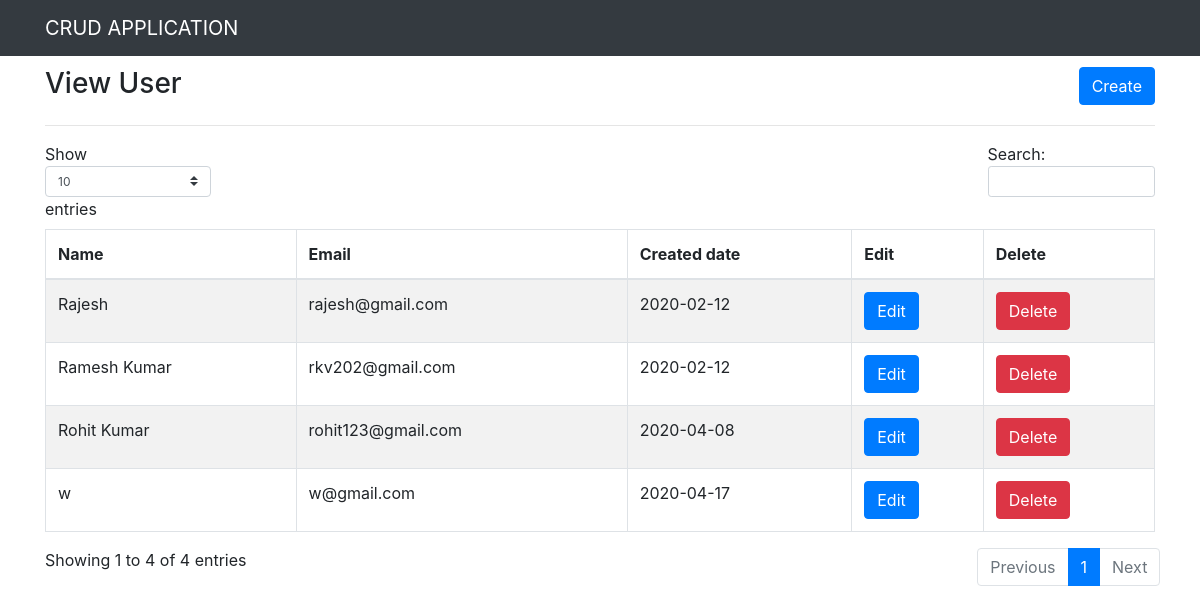
The app's page /index.php/user with its own data.
### tables this page shows
CREATE TABLE `users` (
  `id` int(11) NOT NULL,
  `name` varchar(255) DEFAULT NULL,
  `email` varchar(255) DEFAULT NULL,
  `created_at` date NOT NULL
);

### application/controllers/User.php (called while the page is built, shortened)
<?php
class User extends CI_controller{
	function index(){
		$this->load->model('User_model');
		$users = $this->User_model->all();
		$data = array();
		$data['users'] = $users;
		$this->load->view('list', $data);
	}
}
?>

### index.php (called while the page is built, shortened)
<?php
require_once BASEPATH.'core/CodeIgniter.php';

### application/models/User_model.php (called while the page is built, shortened)
<?php
class User_model extends CI_model{
	function all(){
		return $users = $this->db->get('users')->result_array();
	}
}
?>

### application/views/list.php (the view, shortened to what this page needs)
<!DOCTYPE html>
<html>
<head>
	<link rel="stylesheet" type="text/css" href="<?php echo base_url().'assets/css/bootstrap.min.css';?>">
	<link rel="stylesheet" type="text/css" href="https://cdnjs.cloudflare.com/ajax/libs/twitter-bootstrap/4.1.3/css/bootstrap.css">
</head>
<body>
	<div class="navbar navbar-dark bg-dark">
		<div class="container">
			<a href="#" class="navbar-brand">CRUD APPLICATION</a>
		</div>
	</div>
	<div class="container" style="padding-top: 10px;">
		<div class="row">
			<div class="col-md-12">
			</div>
		</div>
		<div class="row">
			<div class="col-md-12">
				<div class="row">
					<div class="col-6">
						<h3>View User</h3>
					</div>
					<div class="col-6 text-right">
						<a href="<?php echo base_url().'index.php/user/create';?>" class="btn btn-primary">Create</a>
					</div>
				</div>
				<hr>
			</div>
		</div>
		<div class="row">
			<div class="col-md-12">
				<table id="example" class="table table-striped table-bordered" style="width:100%">
				    <thead>
				        <tr>
				            <th>Name</th>
				            <th>Email</th>
				            <th>Created date</th>
				            <th>Edit</th>
				            <th>Delete</th>
				        </tr>
				    </thead>
				    <tbody>
				    	<?php
				    	if(!empty($users))
				    	{
				    		foreach($users as $val)
				    		{
				    	?>
				    		<tr>
					            <td><?php echo $val['name'];?></td>
					            <td><?php echo $val['email'];?></td>
					            <td><?php echo $val['created_at'];?></td>
					            <td>
					            	<a href="<?php echo base_url().'index.php/user/edit/'.$val['id'];?>" class="btn btn-primary">Edit</a>
					        	</td>
					            <td>
					            	<a href="<?php echo base_url().'index.php/user/delete/'.$val['id'];?>" class="btn btn-danger">Delete</a>
					            </td>
					        </tr>
				    	<?php
				    		}
				    	}
				    	else
				    	{
				    	?>
				    		<tr>
					            <td colspan="5">Records not found</td>
					        </tr>
				    	<?php
				    	}
				    	?>
					</tbody>
				</table>
			</div>
		</div>
	</div>
</body>
</html>

### records on screen
users: name "Ramesh Kumar", email "rkv202@gmail.com", created_at "2020-02-12"
users: name "Rajesh", email "rajesh@gmail.com", created_at "2020-02-12"
users: name "Rohit Kumar", email "rohit123@gmail.com", created_at "2020-04-08"
users: name "w", email "w@gmail.com", created_at "2020-04-17"
